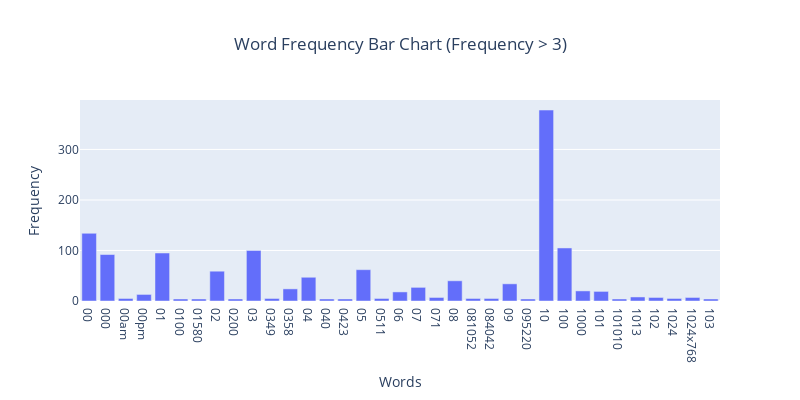

Source (notebook cell):
### Markdown cell above
### >>> **Exercise 14 (take home):** 
The chart above only contains 300 vocabulary in the documents, and it's already computationally intensive to both compute and visualize. Can you efficiently reduce the number of terms you want to visualize as an exercise.

### Code cell
# Answer here

# There are many words with really low frequency, so we can reserve words with Frequency > 3
filtered_x = [word for word, frequency in zip(x, y) if frequency > 3]
filtered_y = [frequency for frequency in y if frequency > 3]

fig = go.Figure()
fig.add_trace(
    go.Bar(
        x=filtered_x,
        y=filtered_y,
    )
)

fig.update_layout(
    xaxis_title="Words",
    yaxis_title="Frequency",
    title_text="Word Frequency Bar Chart (Frequency > 3)",
    title_x=0.5,
    width=800,
    height=400,
)
fig.show()

### Figure 1 — Plotly figure (JSON) as saved in the notebook; plotly's stock layout.template omitted (floating-point values rounded to 4 significant figures)
{"data": [{"type": "bar", "x": ["00", "000", "00am", "00pm", "01", "0100", "01580", "02", "0200", "03", "0349", "0358", "04", "040", "0423", "05", "0511", "06", "07", "071", "08", "081052", "084042", "09", "095220", "10", "100", "1000", "101", "101010", "1013", "102", "1024", "1024x768", "103"], "y": [134, 92, 5, 13, 95, 4, 4, 59, 4, 100, 5, 24, 47, 4, 4, 62, 5, 18, 27, 7, 40, 5, 5, 34, 4, 378, 105, 20, 19, 4, 8, 7, 5, 7, 4]}], "layout": {"height": 400, "title": {"text": "Word Frequency Bar Chart (Frequency > 3)", "x": 0.5}, "width": 800, "xaxis": {"title": {"text": "Words"}}, "yaxis": {"title": {"text": "Frequency"}}}}
